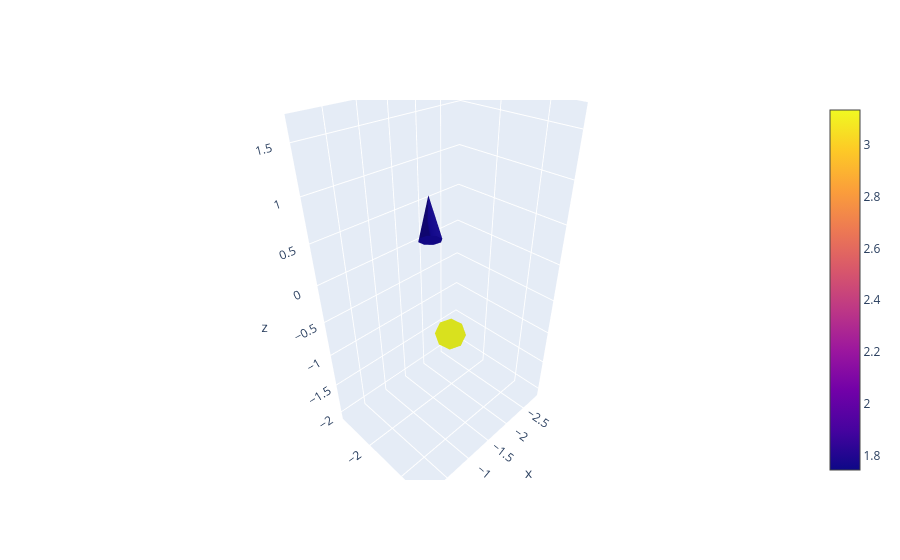

The code cell stored with this chart in its notebook:
### Code cell
fig = go.Figure(layout=layout)
fig.add_trace(Wvectors)
fig.show()

### Figure 1 — Plotly figure (JSON) as saved in the notebook; plotly's stock layout.template omitted (floating-point values rounded to 4 significant figures)
{"data": [{"type": "cone", "u": [-2.026, -0.9122], "v": [-2.066, -1.25], "w": [-1.205, 0.8032], "x": [-2.026, -0.9122], "y": [-2.066, -1.25], "z": [-1.205, 0.8032]}], "layout": {"scene": {"aspectmode": "data"}}}
